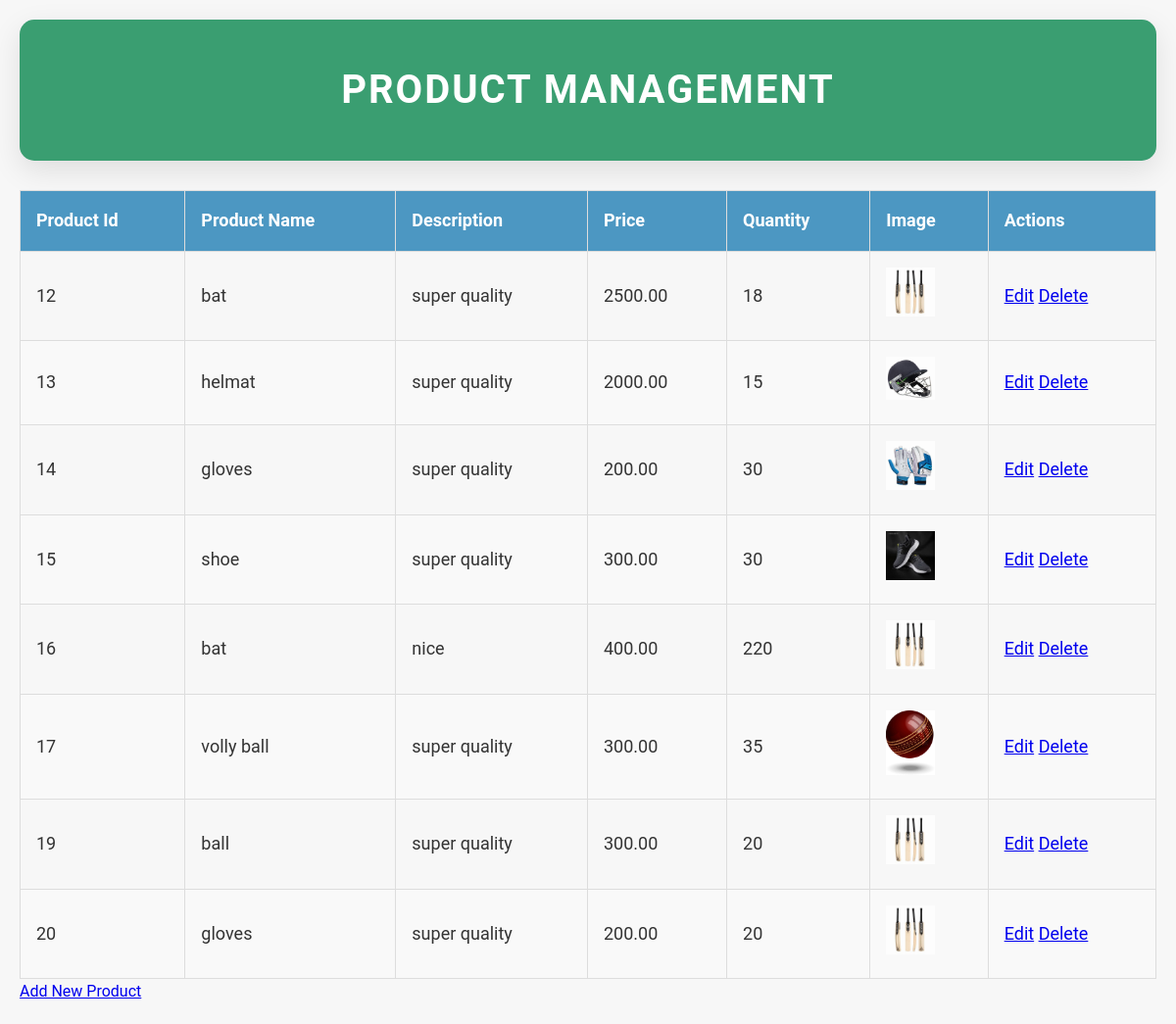
/product_management.php, run on the app's committed database.
### tables this page shows
CREATE TABLE `products` (
  `id` int(11) NOT NULL,
  `name` varchar(255) NOT NULL,
  `description` text DEFAULT NULL,
  `price` decimal(10,2) NOT NULL,
  `quantity` int(11) NOT NULL,
  `image` varchar(255) NOT NULL
);

### product_management.php (the view, shortened to what this page needs)
<?php
include('db_connection.php');
$sql = "SELECT * FROM products";
$result = mysqli_query($conn, $sql);
?>
<!DOCTYPE html>
<html lang="en">
<head>
    <link rel="stylesheet" href="addproduct.css">
</head>
<body>
<div class="container">
    <header>
        <h1>Product Management</h1>
    </header>
    <table>
        <thead>
            <tr>
                <th>Product Id</th>
                <th>Product Name</th>
                <th>Description</th>
                <th>Price</th>
                <th>Quantity</th>
                <th>Image</th>
                <th>Actions</th>
            </tr>
        </thead>
        <tbody>
            <?php while ($row = mysqli_fetch_assoc($result)) : ?>
            <tr>
                <td><?php echo $row['id']; ?></td>
                <td><?php echo $row['name']; ?></td>
                <td><?php echo $row['description']; ?></td>
                <td><?php echo $row['price']; ?></td>
                <td><?php echo $row['quantity']; ?></td>
                <td><img src="<?php echo $row['image']; ?>" width="50" alt="Product Image"></td>
                <td>
                    <a href="edit_product.php?id=<?php echo $row['id']; ?>">Edit</a>
                    <a href="delete_product.php?id=<?php echo $row['id']; ?>">Delete</a>
                </td>
            </tr>
            <?php endwhile; ?>
        </tbody>
    </table>
    <section id="add-product">
        <a href="add_product.php" class="btn">Add New Product</a>
    </section>
</div>
</body>
</html>

### addproduct.css (style rules this page uses)
* { margin: 0; padding: 0; box-sizing: border-box; }
body { font-family: 'Roboto', sans-serif; background-color: #f7f7f7; color: #333; line-height: 1.6; overflow-x: hidden; }
.container { max-width: 1200px; margin: 0 auto; padding: 20px; }
header { background-color: #3A9E71; color: #fff; text-align: center; padding: 40px; border-radius: 15px; margin-bottom: 30px; box-shadow: 0 10px 30px rgba(0, 0, 0, 0.1); }
header h1 { font-size: 40px; font-weight: 700; text-transform: uppercase; letter-spacing: 2px; }
table { width: 100%; border-collapse: collapse; margin-top: 20px; }
table th, table td { padding: 16px; text-align: left; border: 1px solid #ddd; font-size: 18px; }
table th { background-color: #4C97C2; color: #fff; font-weight: 700; }
table tr:nth-child(even) { background-color: #f9f9f9; }

### data on the page
products: id "12", name "bat", description "super quality", price "2500.00", quantity "18", image (picture)
products: id "13", name "helmat", description "super quality", price "2000.00", quantity "15", image (picture)
products: id "14", name "gloves", description "super quality", price "200.00", quantity "30", image (picture)
products: id "15", name "shoe", description "super quality", price "300.00", quantity "30", image (picture)
products: id "16", name "bat", description "nice", price "400.00", quantity "220", image (picture)
products: id "17", name "volly ball", description "super quality", price "300.00", quantity "35", image (picture)
products: id "19", name "ball", description "super quality", price "300.00", quantity "20", image (picture)
products: id "20", name "gloves", description "super quality", price "200.00", quantity "20", image (picture)
